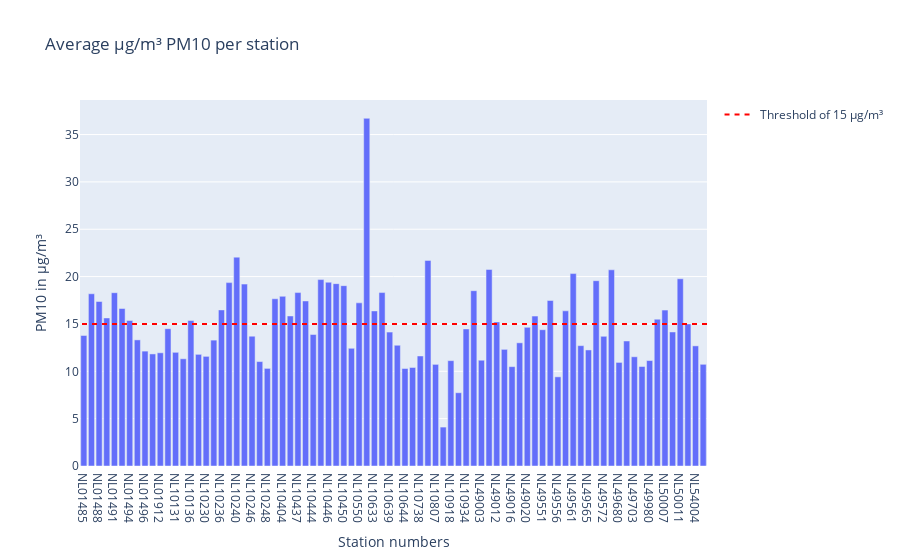

Notebook code for this chart:
### Code cell
bar_pm10 = px.bar(meanlocation_PM10, x='station_number' , y= 'value', title='Average µg/m³ PM10 per station')
bar_pm10.update_layout(yaxis_title='PM10 in µg/m³', xaxis_title= "Station numbers", barmode='group') 
#bar.add_shape(type='line', y0=40, y1=40, xref='paper', x0=0, x1=1, line_color='red')
bar_pm10.add_shape(
    legendrank=1,
    showlegend=True,
    type="line",
    xref="paper",
    line=dict(dash="5px", color='red'),
    x0=1,
    x1=0,
    y0=15,
    y1=15,
    name='Threshold of 15 µg/m³'
)

bar_pm10.show()

### Figure 1 — Plotly figure (JSON) as saved in the notebook; plotly's stock layout.template omitted (floating-point values rounded to 4 significant figures)
{"data": [{"hovertemplate": "station_number=%{x}<br>value=%{y}<extra></extra>", "legendgroup": "", "marker": {"color": "#636efa", "pattern": {"shape": ""}}, "name": "", "orientation": "v", "showlegend": false, "textposition": "auto", "type": "bar", "x": ["NL01485", "NL01487", "NL01488", "NL01489", "NL01491", "NL01493", "NL01494", "NL01495", "NL01496", "NL01497", "NL01912", "NL01913", "NL10131", "NL10133", "NL10136", "NL10138", "NL10230", "NL10235", "NL10236", "NL10237", "NL10240", "NL10241", "NL10246", "NL10247", "NL10248", "NL10318", "NL10404", "NL10418", "NL10437", "NL10442", "NL10444", "NL10445", "NL10446", "NL10449", "NL10450", "NL10538", "NL10550", "NL10617", "NL10633", "NL10636", "NL10639", "NL10641", "NL10644", "NL10722", "NL10738", "NL10741", "NL10807", "NL10818", "NL10918", "NL10929", "NL10934", "NL10937", "NL49003", "NL49007", "NL49012", "NL49014", "NL49016", "NL49017", "NL49020", "NL49546", "NL49551", "NL49553", "NL49556", "NL49557", "NL49561", "NL49564", "NL49565", "NL49570", "NL49572", "NL49573", "NL49680", "NL49701", "NL49703", "NL49704", "NL49980", "NL50003", "NL50007", "NL50010", "NL50011", "NL50012", "NL54004", "NL54010"], "xaxis": "x", "y": [13.78, 18.18, 17.37, 15.63, 18.3, 16.63, 15.36, 13.32, 12.13, 11.83, 11.95, 14.5, 12.0, 11.32, 15.36, 11.79, 11.58, 13.29, 16.48, 19.36, 22.05, 19.21, 13.71, 11.03, 10.31, 17.66, 17.92, 15.84, 18.31, 17.43, 13.88, 19.68, 19.41, 19.26, 19.04, 12.43, 17.23, 36.71, 16.38, 18.31, 14.14, 12.75, 10.3, 10.4, 11.62, 21.71, 10.73, 4.11, 11.13, 7.737, 14.47, 18.51, 11.17, 20.75, 15.22, 12.32, 10.49, 13.01, 14.64, 15.83, 14.39, 17.48, 9.415, 16.38, 20.32, 12.71, 12.25, 19.57, 13.69, 20.72, 10.94, 13.2, 11.53, 10.51, 11.13, 15.5, 16.46, 14.15, 19.77, 15.0, 12.69, 10.74], "yaxis": "y"}], "layout": {"barmode": "group", "legend": {"tracegroupgap": 0}, "shapes": [{"legendrank": 1, "line": {"color": "red", "dash": "5px"}, "name": "Threshold of 15 µg/m³", "showlegend": true, "type": "line", "x0": 1, "x1": 0, "xref": "paper", "y0": 15, "y1": 15}], "title": {"text": "Average µg/m³ PM10 per station"}, "xaxis": {"anchor": "y", "domain": [0, 1], "title": {"text": "Station numbers"}}, "yaxis": {"anchor": "x", "domain": [0, 1], "title": {"text": "PM10 in µg/m³"}}}}
